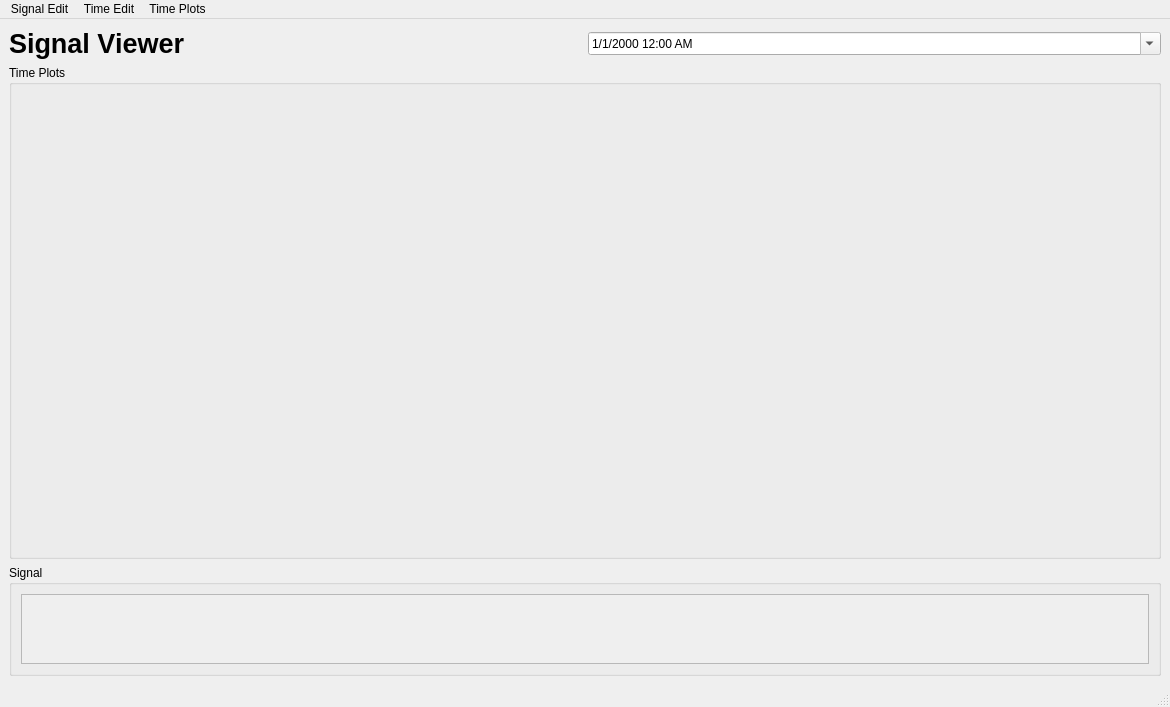
<?xml version="1.0" encoding="UTF-8"?>
<ui version="4.0">
 <class>MainWindow</class>
 <widget class="QMainWindow" name="MainWindow">
  <property name="geometry">
   <rect>
    <x>0</x>
    <y>0</y>
    <width>1170</width>
    <height>707</height>
   </rect>
  </property>
  <property name="windowTitle">
   <string>MainWindow</string>
  </property>
  <widget class="QWidget" name="centralwidget">
   <layout class="QGridLayout" name="gridLayout">
    <item row="0" column="0">
     <widget class="PyDMLabel" name="signal_viewer_title">
      <property name="sizePolicy">
       <sizepolicy hsizetype="Preferred" vsizetype="Maximum">
        <horstretch>0</horstretch>
        <verstretch>0</verstretch>
       </sizepolicy>
      </property>
      <property name="font">
       <font>
        <pointsize>20</pointsize>
        <weight>75</weight>
        <bold>true</bold>
       </font>
      </property>
      <property name="toolTip">
       <string/>
      </property>
      <property name="text">
       <string>Signal Viewer</string>
      </property>
     </widget>
    </item>
    <item row="0" column="1">
     <widget class="QDateTimeEdit" name="current_time_date">
      <property name="toolTip">
       <string>Current time</string>
      </property>
      <property name="readOnly">
       <bool>true</bool>
      </property>
      <property name="currentSection">
       <enum>QDateTimeEdit::MonthSection</enum>
      </property>
      <property name="displayFormat">
       <string>M/d/yyyy h:mm AP</string>
      </property>
      <property name="calendarPopup">
       <bool>true</bool>
      </property>
     </widget>
    </item>
    <item row="1" column="0" colspan="2">
     <widget class="QGroupBox" name="time_plots_layout">
      <property name="sizePolicy">
       <sizepolicy hsizetype="Minimum" vsizetype="Expanding">
        <horstretch>0</horstretch>
        <verstretch>0</verstretch>
       </sizepolicy>
      </property>
      <property name="title">
       <string>Time Plots</string>
      </property>
      <layout class="QVBoxLayout" name="verticalLayout_6">
       <item>
        <layout class="QGridLayout" name="gridLayout_5"/>
       </item>
      </layout>
     </widget>
    </item>
    <item row="2" column="0" colspan="2">
     <widget class="QGroupBox" name="signal_manipulation_group_box">
      <property name="title">
       <string>Signal</string>
      </property>
      <layout class="QGridLayout" name="gridLayout_6">
       <item row="0" column="0" rowspan="2">
        <widget class="QScrollArea" name="signal_scroll_area_2">
         <property name="widgetResizable">
          <bool>true</bool>
         </property>
         <widget class="QWidget" name="scrollAreaWidgetContents_2">
          <property name="geometry">
           <rect>
            <x>0</x>
            <y>0</y>
            <width>1114</width>
            <height>105</height>
           </rect>
          </property>
          <layout class="QVBoxLayout" name="verticalLayout_2">
           <item>
            <layout class="QVBoxLayout" name="SignalLayout_3"/>
           </item>
          </layout>
         </widget>
        </widget>
       </item>
      </layout>
     </widget>
    </item>
   </layout>
  </widget>
  <widget class="QMenuBar" name="menubar">
   <property name="geometry">
    <rect>
     <x>0</x>
     <y>0</y>
     <width>1170</width>
     <height>31</height>
    </rect>
   </property>
   <widget class="QMenu" name="menu_signal_edit">
    <property name="title">
     <string>Signal Edit</string>
    </property>
    <addaction name="action_add"/>
    <addaction name="action_load"/>
    <addaction name="action_save"/>
    <addaction name="action_delete"/>
   </widget>
   <widget class="QMenu" name="menu_time_plots">
    <property name="title">
     <string>Time Plots</string>
    </property>
    <widget class="QMenu" name="menu_number_of_plots">
     <property name="title">
      <string>Number of plots</string>
     </property>
     <addaction name="action1"/>
     <addaction name="action2"/>
     <addaction name="action3"/>
     <addaction name="action4"/>
     <addaction name="action5"/>
     <addaction name="action6"/>
     <addaction name="action7"/>
     <addaction name="action8"/>
     <addaction name="action9"/>
     <addaction name="action10"/>
     <addaction name="action11"/>
     <addaction name="action12"/>
    </widget>
    <widget class="QMenu" name="menu_y_axis">
     <property name="title">
      <string>Y-Axis</string>
     </property>
     <addaction name="action_add_y_axis"/>
    </widget>
    <addaction name="menu_number_of_plots"/>
    <addaction name="menu_y_axis"/>
   </widget>
   <widget class="QMenu" name="menu_time_edit">
    <property name="title">
     <string>Time Edit</string>
    </property>
    <addaction name="action_open_time_manipulation_box"/>
   </widget>
   <addaction name="menu_signal_edit"/>
   <addaction name="menu_time_edit"/>
   <addaction name="menu_time_plots"/>
  </widget>
  <widget class="QStatusBar" name="statusbar"/>
  <action name="action_add">
   <property name="text">
    <string>Add</string>
   </property>
   <property name="shortcut">
    <string>Ctrl+A</string>
   </property>
  </action>
  <action name="action_load">
   <property name="text">
    <string>Load</string>
   </property>
   <property name="shortcut">
    <string>Ctrl+L</string>
   </property>
  </action>
  <action name="action_save">
   <property name="text">
    <string>Save</string>
   </property>
   <property name="toolTip">
    <string>Save current setup</string>
   </property>
   <property name="shortcut">
    <string>Ctrl+S</string>
   </property>
  </action>
  <action name="action_delete">
   <property name="text">
    <string>Delete</string>
   </property>
   <property name="shortcut">
    <string>Ctrl+D</string>
   </property>
  </action>
  <action name="action1">
   <property name="text">
    <string>1</string>
   </property>
  </action>
  <action name="action2">
   <property name="text">
    <string>2</string>
   </property>
  </action>
  <action name="action3">
   <property name="text">
    <string>3</string>
   </property>
  </action>
  <action name="action4">
   <property name="text">
    <string>4</string>
   </property>
  </action>
  <action name="action5">
   <property name="text">
    <string>5</string>
   </property>
  </action>
  <action name="action6">
   <property name="text">
    <string>6</string>
   </property>
  </action>
  <action name="action7">
   <property name="text">
    <string>7</string>
   </property>
  </action>
  <action name="action8">
   <property name="text">
    <string>8</string>
   </property>
  </action>
  <action name="action9">
   <property name="text">
    <string>9</string>
   </property>
  </action>
  <action name="action10">
   <property name="text">
    <string>10</string>
   </property>
  </action>
  <action name="action11">
   <property name="text">
    <string>11</string>
   </property>
  </action>
  <action name="action12">
   <property name="text">
    <string>12</string>
   </property>
  </action>
  <action name="action_add_y_axis">
   <property name="text">
    <string>Add</string>
   </property>
  </action>
  <action name="action_open_time_manipulation_box">
   <property name="text">
    <string>Open Time Manipulation Box</string>
   </property>
  </action>
 </widget>
 <customwidgets>
  <customwidget>
   <class>PyDMLabel</class>
   <extends>QLabel</extends>
   <header>pydm.widgets.label</header>
  </customwidget>
 </customwidgets>
 <resources/>
 <connections/>
</ui>
